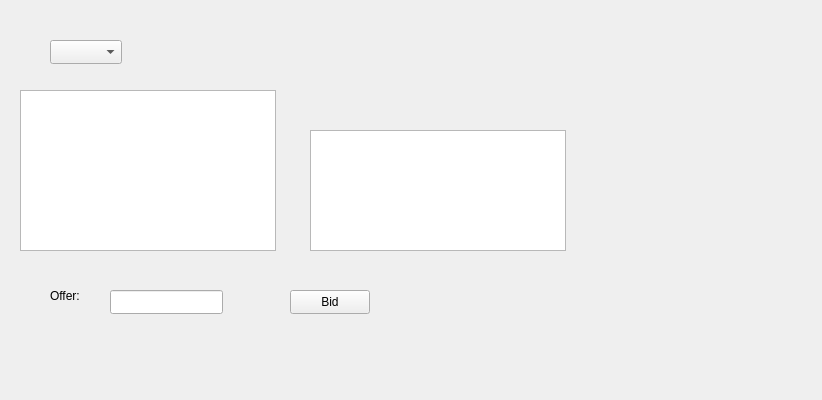
<?xml version="1.0" encoding="UTF-8"?>
<ui version="4.0">
 <class>ColectionerWindowClass</class>
 <widget class="QWidget" name="ColectionerWindowClass">
  <property name="geometry">
   <rect>
    <x>0</x>
    <y>0</y>
    <width>822</width>
    <height>400</height>
   </rect>
  </property>
  <property name="windowTitle">
   <string>ColectionerWindow</string>
  </property>
  <widget class="QListWidget" name="ItemsList">
   <property name="geometry">
    <rect>
     <x>20</x>
     <y>90</y>
     <width>256</width>
     <height>161</height>
    </rect>
   </property>
  </widget>
  <widget class="QComboBox" name="comboBox">
   <property name="geometry">
    <rect>
     <x>50</x>
     <y>40</y>
     <width>72</width>
     <height>24</height>
    </rect>
   </property>
  </widget>
  <widget class="QListWidget" name="OffersList">
   <property name="geometry">
    <rect>
     <x>310</x>
     <y>130</y>
     <width>256</width>
     <height>121</height>
    </rect>
   </property>
  </widget>
  <widget class="QLabel" name="label">
   <property name="geometry">
    <rect>
     <x>50</x>
     <y>280</y>
     <width>49</width>
     <height>31</height>
    </rect>
   </property>
   <property name="text">
    <string>Offer:</string>
   </property>
  </widget>
  <widget class="QLineEdit" name="lineEdit">
   <property name="geometry">
    <rect>
     <x>110</x>
     <y>290</y>
     <width>113</width>
     <height>24</height>
    </rect>
   </property>
  </widget>
  <widget class="QPushButton" name="pushButton">
   <property name="geometry">
    <rect>
     <x>290</x>
     <y>290</y>
     <width>80</width>
     <height>24</height>
    </rect>
   </property>
   <property name="text">
    <string>Bid</string>
   </property>
  </widget>
 </widget>
 <layoutdefault spacing="6" margin="11"/>
 <resources/>
 <connections/>
</ui>
